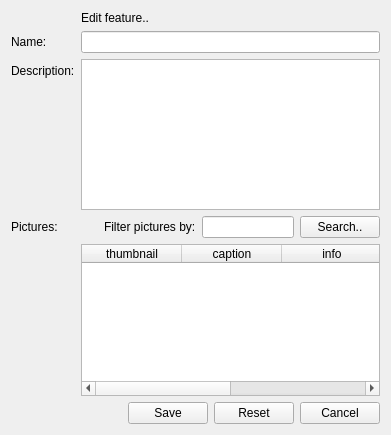
<?xml version="1.0" encoding="UTF-8"?>
<ui version="4.0">
 <class>feature_edit_form</class>
 <widget class="QWidget" name="feature_edit_form">
  <property name="geometry">
   <rect>
    <x>0</x>
    <y>0</y>
    <width>391</width>
    <height>435</height>
   </rect>
  </property>
  <property name="windowTitle">
   <string>Edit feature</string>
  </property>
  <property name="initAction" stdset="0">
   <string>read</string>
  </property>
  <property name="id" stdset="0">
   <string notr="true">{global.id}</string>
  </property>
  <property name="doctype" stdset="0">
   <string notr="true">FeatureRequest.simpleForm</string>
  </property>
  <property name="rootelement" stdset="0">
   <string notr="true">feature</string>
  </property>
  <layout class="QFormLayout" name="formLayout">
   <property name="fieldGrowthPolicy">
    <enum>QFormLayout::AllNonFixedFieldsGrow</enum>
   </property>
   <item row="1" column="0">
    <widget class="QLabel" name="label_name">
     <property name="text">
      <string>Name:</string>
     </property>
     <property name="buddy">
      <cstring>name</cstring>
     </property>
    </widget>
   </item>
   <item row="1" column="1">
    <widget class="QLineEdit" name="name">
     <property name="initialFocus" stdset="0">
      <bool>true</bool>
     </property>
    </widget>
   </item>
   <item row="2" column="0">
    <widget class="QLabel" name="label_description">
     <property name="text">
      <string>Description:</string>
     </property>
     <property name="buddy">
      <cstring>description</cstring>
     </property>
    </widget>
   </item>
   <item row="2" column="1">
    <widget class="QPlainTextEdit" name="description"/>
   </item>
   <item row="4" column="1">
    <widget class="QTableWidget" name="picture">
     <property name="horizontalScrollBarPolicy">
      <enum>Qt::ScrollBarAsNeeded</enum>
     </property>
     <property name="alternatingRowColors">
      <bool>true</bool>
     </property>
     <property name="selectionMode">
      <enum>QAbstractItemView::MultiSelection</enum>
     </property>
     <property name="selectionBehavior">
      <enum>QAbstractItemView::SelectRows</enum>
     </property>
     <property name="showGrid">
      <bool>true</bool>
     </property>
     <property name="gridStyle">
      <enum>Qt::DotLine</enum>
     </property>
     <property name="sortingEnabled">
      <bool>true</bool>
     </property>
     <property name="doctype" stdset="0">
      <string notr="true">PictureListRequest.simpleform</string>
     </property>
     <property name="rootelement" stdset="0">
      <string notr="true">picture</string>
     </property>
     <property name="search" stdset="0">
      <string notr="true">{search.text}</string>
     </property>
     <property name="action" stdset="0">
      <string notr="true">read</string>
     </property>
     <attribute name="horizontalHeaderShowSortIndicator" stdset="0">
      <bool>true</bool>
     </attribute>
     <attribute name="verticalHeaderStretchLastSection">
      <bool>false</bool>
     </attribute>
     <column>
      <property name="text">
       <string>thumbnail</string>
      </property>
     </column>
     <column>
      <property name="text">
       <string>caption</string>
      </property>
     </column>
     <column>
      <property name="text">
       <string>info</string>
      </property>
     </column>
     <column>
      <property name="text">
       <string>tags</string>
      </property>
     </column>
    </widget>
   </item>
   <item row="5" column="0" colspan="2">
    <layout class="QHBoxLayout" name="horizontalLayout_2">
     <item>
      <spacer name="horizontalSpacer">
       <property name="orientation">
        <enum>Qt::Horizontal</enum>
       </property>
       <property name="sizeHint" stdset="0">
        <size>
         <width>40</width>
         <height>20</height>
        </size>
       </property>
      </spacer>
     </item>
     <item>
      <widget class="QPushButton" name="save">
       <property name="text">
        <string>Save</string>
       </property>
       <property name="rootelement" stdset="0">
        <string notr="true">feature</string>
       </property>
       <property name="doctype" stdset="0">
        <string notr="true">Feature.simpleform</string>
       </property>
       <property name="action" stdset="0">
        <string notr="true">update</string>
       </property>
       <property name="form" stdset="0">
        <string notr="true">features</string>
       </property>
       <property name="id" stdset="0">
        <string notr="true">{global.id}</string>
       </property>
      </widget>
     </item>
     <item>
      <widget class="QPushButton" name="reset">
       <property name="text">
        <string>Reset</string>
       </property>
       <property name="doctype" stdset="0">
        <string notr="true">FeatureRequest.simpleform</string>
       </property>
       <property name="rootelement" stdset="0">
        <string notr="true">feature</string>
       </property>
       <property name="action" stdset="0">
        <string notr="true">read</string>
       </property>
       <property name="id" stdset="0">
        <string notr="true">{global.id}</string>
       </property>
      </widget>
     </item>
     <item>
      <widget class="QPushButton" name="cancel">
       <property name="text">
        <string>Cancel</string>
       </property>
       <property name="form" stdset="0">
        <string notr="true">features</string>
       </property>
      </widget>
     </item>
    </layout>
   </item>
   <item row="3" column="1">
    <layout class="QHBoxLayout" name="horizontalLayout_3">
     <item>
      <spacer name="horizontalSpacer_2">
       <property name="orientation">
        <enum>Qt::Horizontal</enum>
       </property>
       <property name="sizeHint" stdset="0">
        <size>
         <width>40</width>
         <height>20</height>
        </size>
       </property>
      </spacer>
     </item>
     <item>
      <widget class="QLabel" name="label_2">
       <property name="text">
        <string>Filter pictures by:</string>
       </property>
      </widget>
     </item>
     <item>
      <widget class="QLineEdit" name="search"/>
     </item>
     <item>
      <widget class="QPushButton" name="searchButton">
       <property name="text">
        <string>Search..</string>
       </property>
       <property name="global.searchState" stdset="0">
        <string notr="true">{search.state}</string>
       </property>
       <property name="action" stdset="0">
        <string notr="true">picture.reload</string>
       </property>
      </widget>
     </item>
    </layout>
   </item>
   <item row="3" column="0">
    <widget class="QLabel" name="label">
     <property name="text">
      <string>Pictures:</string>
     </property>
     <property name="buddy">
      <cstring>picture</cstring>
     </property>
    </widget>
   </item>
   <item row="0" column="0">
    <widget class="QLabel" name="label_3">
     <property name="text">
      <string/>
     </property>
     <property name="pixmap">
      <pixmap resource="../qtclient.qrc">:/images/chart_organisation_edit.png</pixmap>
     </property>
    </widget>
   </item>
   <item row="0" column="1">
    <widget class="QLabel" name="label_4">
     <property name="text">
      <string>Edit feature..</string>
     </property>
    </widget>
   </item>
  </layout>
 </widget>
 <tabstops>
  <tabstop>name</tabstop>
  <tabstop>description</tabstop>
  <tabstop>search</tabstop>
  <tabstop>searchButton</tabstop>
  <tabstop>picture</tabstop>
  <tabstop>save</tabstop>
  <tabstop>reset</tabstop>
  <tabstop>cancel</tabstop>
 </tabstops>
 <resources>
  <include location="../qtclient.qrc"/>
  <include location="../resources/configurator.qrc"/>
 </resources>
 <connections>
  <connection>
   <sender>search</sender>
   <signal>returnPressed()</signal>
   <receiver>searchButton</receiver>
   <slot>click()</slot>
   <hints>
    <hint type="sourcelabel">
     <x>299</x>
     <y>242</y>
    </hint>
    <hint type="destinationlabel">
     <x>380</x>
     <y>244</y>
    </hint>
   </hints>
  </connection>
 </connections>
</ui>
